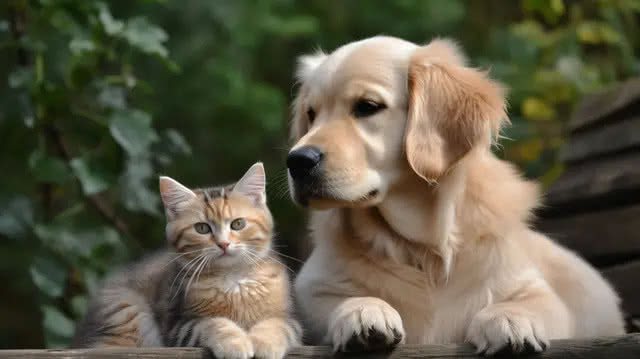
#> input picture pro1/pack1/ani.jpg, 640 x 359 px
$ python ex18opencv.py
#> lines starting #> are read from the running program, lines starting #| are printed output that depends on the picture
# opencv(Computer Vision)
# pip install opencv-python

import cv2
print(cv2.__version__)

img1 = cv2.imread('./ani.jpg')
#> img1 is the input picture: shape (359, 640, 3); mean B, G, R 70.7, 90.2, 94
print(type(img1))
#| <class 'numpy.ndarray'>
cv2.imshow('image test', img1)
cv2.waitKey()
cv2.destroyAllWindows()
# print('end')

# 다른 이름으로 저장
cv2.imwrite('ani2.jpg', img1)
cv2.imwrite('ani2.jpg', img1, [cv2.IMWRITE_JPEG_QUALITY, 10])

# 이미지 크기 조정
img2 = cv2.resize(img1, (300, 100), interpolation=cv2.INTER_AREA)
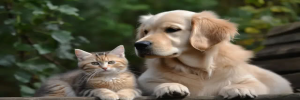
#> img2: shape (100, 300, 3); mean B, G, R 70.7, 90.2, 94
cv2.imwrite('ani3.jpg', img2)
# 이미지 밝기 조정
# 이미지 상하좌우 회전
# 특정 영역 자르기
# ...
